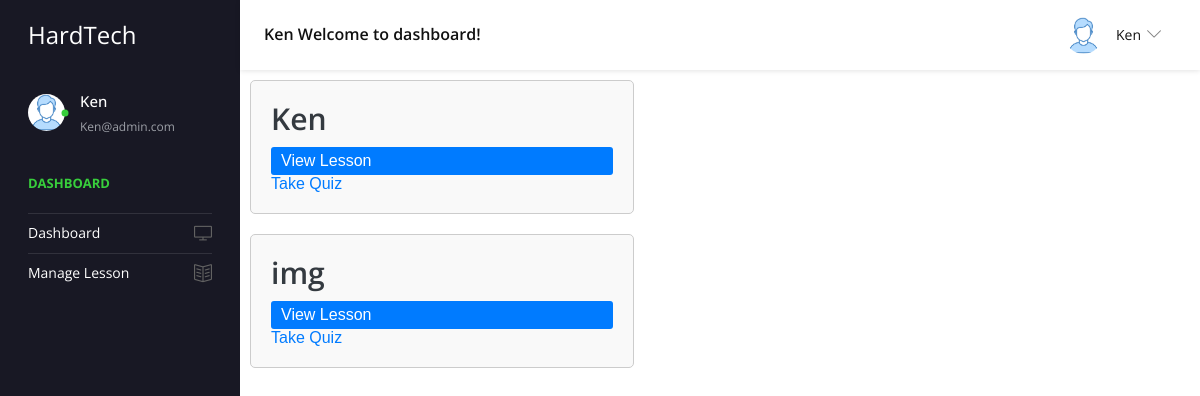
The page /teacher/dashboard.php (signed in) on the database its author committed.
### tables this page shows
CREATE TABLE `tblteacher` (
  `TeacherID` int(11) NOT NULL,
  `Firstname` varchar(100) NOT NULL,
  `Middlename` varchar(100) NOT NULL,
  `Lastname` varchar(100) NOT NULL,
  `TeacherEmail` varchar(100) NOT NULL,
  `Gender` varchar(50) NOT NULL,
  `TeachID` varchar(100) NOT NULL,
  `UserName` varchar(100) NOT NULL,
  `Password` varchar(200) NOT NULL,
  `Image` varchar(200) NOT NULL
);

CREATE TABLE `tbllesson` (
  `LessonID` int(5) NOT NULL,
  `title` varchar(255) NOT NULL,
  `thumbnail` mediumtext NOT NULL,
  `CreationDate` timestamp NULL DEFAULT current_timestamp()
);

### teacher/dashboard.php (the view, shortened to what this page needs)
<?php
include('includes/dbconnection.php');
include('../admin/lesson/db_connection.php')
?>
<!DOCTYPE html>
<html lang="en">
  <head>
    <link rel="stylesheet" href="vendors/simple-line-icons/css/simple-line-icons.css">
    <link rel="stylesheet" href="vendors/flag-icon-css/css/flag-icon.min.css">
    <link rel="stylesheet" href="vendors/css/vendor.bundle.base.css">
    <link rel="stylesheet" href="./vendors/daterangepicker/daterangepicker.css">
    <link rel="stylesheet" href="./vendors/chartist/chartist.min.css">
    <link rel="stylesheet" href="./css/style.css">
  </head>
  <body>
    <div class="container-scroller">
     <?php include_once('includes/header.php');?>
      <div class="container-fluid page-body-wrapper">
        <?php include_once('includes/sidebar.php');?>
        <div class="main-panel">
            <?php
            $stmt = $pdo->query("SELECT * FROM tbllesson");
            while ($row = $stmt->fetch(PDO::FETCH_ASSOC)) {
                $lessonId = $row['LessonID'];
                $lessonTitle = $row['title'];
                echo '<div class="lesson">';
                echo '<h2>' . $lessonTitle . '</h2>';
                echo '<a class="view-button" href="../admin/lesson/view_lesson.php?id=' . $lessonId . '">View Lesson</a>';
                echo '<a class="take-quiz-button" href="take_quiz.php?lesson_id=' . $lessonId . '">Take Quiz</a>';
                echo '</div>';
            }
            ?>
          </div>
        </div>
      </div>
  </body>
</html>

### teacher/includes/header.php (shortened to what this page needs)
<nav class="navbar default-layout-navbar col-lg-12 col-12 p-0 fixed-top d-flex flex-row">
        <div class="navbar-brand-wrapper d-flex align-items-center">
          <a class="navbar-brand brand-logo" href="dashboard.php">
            <strong style="color: white;">HardTech</strong>
          </a>
        </div>
        <?php
         $uid= $_SESSION['teachecmsuid'];
$sql="SELECT * from tblteacher where TeacherID=:uid";
$query = $dbh -> prepare($sql);
$query->bindParam(':uid',$uid,PDO::PARAM_STR);
$query->execute();
$results=$query->fetchAll(PDO::FETCH_OBJ);
$cnt=1;
if($query->rowCount() > 0)
{
foreach($results as $row)
{               ?>
        <div class="navbar-menu-wrapper d-flex align-items-center flex-grow-1">
          <h5 class="mb-0 font-weight-medium d-none d-lg-flex"><?php  echo htmlentities($row->Firstname);?> Welcome to dashboard!</h5>
          <ul class="navbar-nav navbar-nav-right ml-auto">
            <li class="nav-item dropdown d-none d-xl-inline-flex user-dropdown">
              <a class="nav-link dropdown-toggle" id="UserDropdown" href="#" data-toggle="dropdown" aria-expanded="false">
                <img class="img-xs rounded-circle ml-2" src="images/faces/face8.jpg" alt="Profile image"> <span class="font-weight-normal"> <?php  echo htmlentities($row->Firstname);?> </span></a>
                <?php $cnt=$cnt+1;}} ?>
            </li>
          </ul>
        </div>
      </nav>

### teacher/includes/sidebar.php
<nav class="sidebar sidebar-offcanvas" id="sidebar">
          <ul class="nav">
            <li class="nav-item nav-profile">
              <a href="#" class="nav-link">
                <div class="profile-image">
                  <img class="img-xs rounded-circle" src="images/faces/face8.jpg" alt="profile image">
                  <div class="dot-indicator bg-success"></div>
                </div>
                <div class="text-wrapper">
                  <?php
         $uid= $_SESSION['teachecmsuid'];
$sql="SELECT * from tblteacher where TeacherID=:uid";
$query = $dbh -> prepare($sql);
$query->bindParam(':uid',$uid,PDO::PARAM_STR);
$query->execute();
$results=$query->fetchAll(PDO::FETCH_OBJ);
$cnt=1;
if($query->rowCount() > 0)
{
foreach($results as $row)
{               ?>
                  <p class="profile-name"><?php  echo htmlentities($row->Firstname);?></p>
                  <p class="designation"><?php  echo htmlentities($row->TeacherEmail);?></p><?php $cnt=$cnt+1;}} ?>
                </div>
              </a>
            </li>
            <li class="nav-item nav-category">
              <span class="nav-link">Dashboard</span>
            </li>
            <li class="nav-item">
              <a class="nav-link" href="dashboard.php">
                <span class="menu-title">Dashboard</span>
                <i class="icon-screen-desktop menu-icon"></i>
              </a>
            </li>
            <li class="nav-item">
              <a class="nav-link" href="view-lessons.php">
                <span class="menu-title">Manage Lesson</span>
                <i class="icon-book-open menu-icon"></i>
              </a>
            </li>
          </ul>
        </nav>

### teacher/dashboard.php (style rules this page uses)
body { font-family: Arial, sans-serif; }
.lesson { display: inline-block; margin: 10px; padding: 20px; border: 1px solid #ccc; border-radius: 5px; background-color: #f9f9f9; width: 40%; }
.lesson h2 { margin: 0; }
a { text-decoration: none; }
.view-button { display: block; margin-top: 10px; padding: 5px 10px; background-color: #007bff; color: white; border: none; border-radius: 3px; cursor: pointer; }

### rows shown on the page
tblteacher: Firstname "Ken", TeacherEmail "Ken@admin.com"
tbllesson: title "Ken"
tbllesson: title "img"
